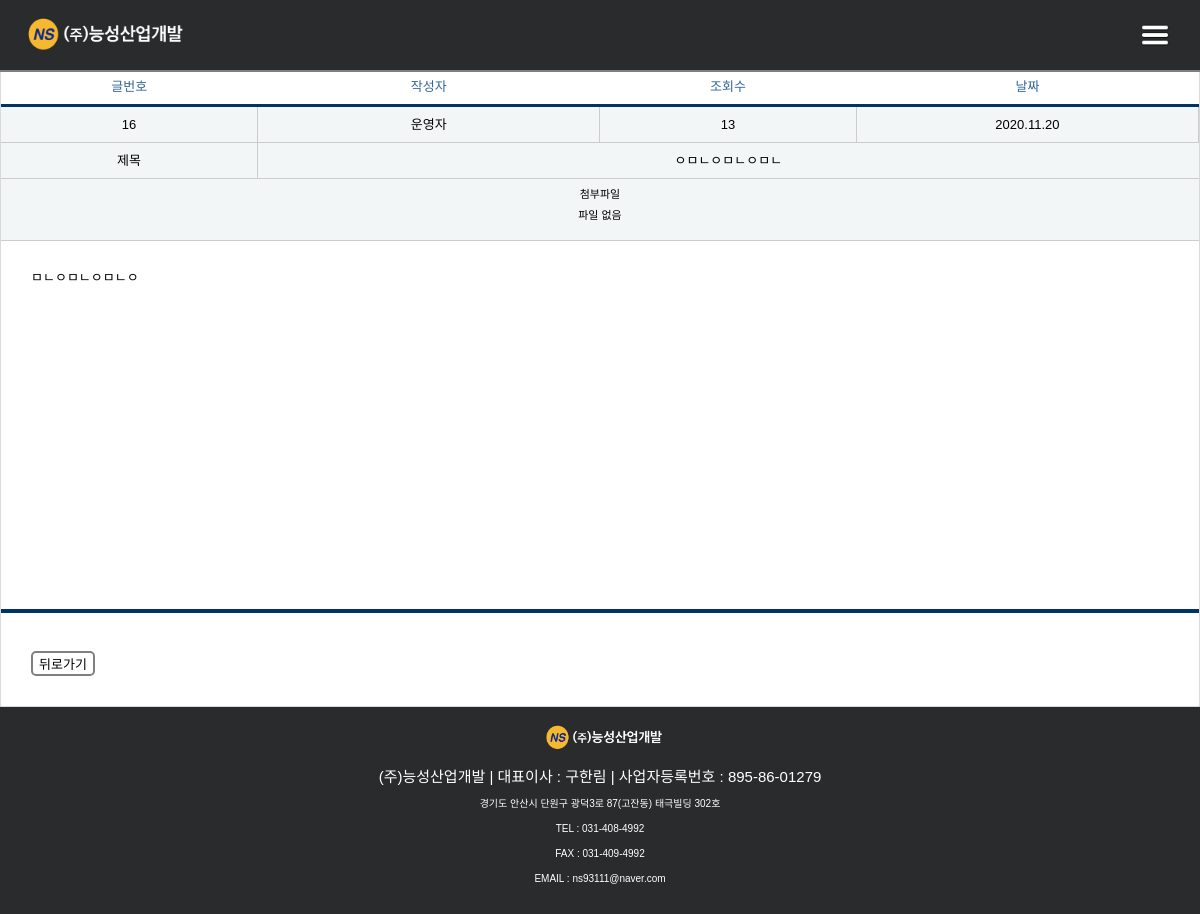
The app's page /menu_6/notice/16 with its own data.
### web/models.py (models this page shows, shortened)
class Notice_post(models.Model):
    title = models.CharField(max_length=50)
    text = models.TextField(max_length=5000, blank=True, null=True)
    create_at = models.DateField(auto_now_add=True)
    clicks = models.IntegerField(default=1)
    file_1 = models.FileField(upload_to='files/', null=True, blank=True)
    file_2 = models.FileField(upload_to='files/', null=True, blank=True)
    file_3 = models.FileField(upload_to='files/', null=True, blank=True)
    file_4 = models.FileField(upload_to='files/', null=True, blank=True)
    file_5 = models.FileField(upload_to='files/', null=True, blank=True)
    @property
    def update_clicks(self):
        self.clicks += 1
        self.save()
    class Meta:
        db_table = 'notice_posts'

### web/views.py (the view, shortened to what this page needs)
# urls.py: path('menu_6/<str:page>/<int:post_pk>', views.detail_post, name='detail_post'),
def detail_post(request, page, post_pk):
	if page == 'notice':
		notice_post = get_object_or_404(Notice_post, pk=post_pk)
		return render(request, 'web/detail_notice.html', {'notice_post':notice_post})

### web/templates/web/detail_notice.html (shortened to what this page needs)
{%extends 'web/base.html'%}
{%load static%}
{%load  custom_tag%}
{%block content%}
<section id="block_wrap_section">
    <section id="container_section">
      <br><br><br>
      <div class="detail_notice_box">
        <table class="detail_notice_table">
          <thead>
                <tr>
                  <th scope="cols">글번호</th>
                  <th scope="cols">작성자</th>
                  <th scope="cols">조회수</th>
                  <th scope="cols">날짜</th>
                </tr>
          </thead>
          <tbody>
                <tr>
                  <th scope="row">{{notice_post.pk}}</th>
                  <th scope="row">운영자</th>
                  <th scope="row">{{notice_post.clicks}}</th>
                  <th scope="row">{{notice_post.create_at}}</th>
                </tr>
                <tr>
                  <th scope="row">제목</th>
                  <th scope="row" colspan="4">{{notice_post.title}}</th>
                </tr>
          </tbody>
          </table>
          <div class="file_box">
            <h1> 첨부파일 </h1>
              {%if notice_post.file_1%}
                <a href="{{notice_post.file_1.url}}" download><h2>{{notice_post.file_1.url | file_name_slice}}</h2></a><br>
              {%else%}
                <h2>파일 없음</h2>
              {%endif%}
          </div>
          <div class="post_text">
            {{notice_post.text|linebreaks}}
          </div>
          <hr>
          <div class="button_box">
            <button onClick="history.go(-1);">뒤로가기</button>
          </div>
       </div>
    </section>
  </section>
  {%endblock%}

### web/static/web/css/base.css (style rules this page uses)
body { display: flex; flex-direction: column; width: 100%; height:auto; font-family: 'Noto Sans KR', sans-serif; }
@media all and (max-width:1280px) { body { width:100%; height:auto; } }

### web/static/web/css/base_menu.css (style rules this page uses)
#block_wrap_section { height: auto; display: flex; flex-direction: row; justify-content:center; padding-bottom: 50px; }
#call_center_box img, h2 { display: inline; }
#container_section { height:auto; float: left; width: 960px; background: #ebebeb; border-radius: 2px; border: 0.5px solid #d9d9d9; box-shadow: 0.5px 0.5px 0.5px 0.5px #c4c4c4; padding-bottom:30px; padding-left:30px; padding-right:30px; margin-left: 50px; }
@media all and (max-width:1280px) { #block_wrap_section { margin: 0px; padding: 0px; width: 100%; height: auto; overflow: hidden; } }
@media all and (max-width:1280px) { #container_section { width: 100%; height: auto; margin: 0px; padding: 0px; overflow: hidden; min-height:500px; } }

### web/static/web/css/menu_1.css (style rules this page uses)
.history_second_box h1 , h2 { display:inline; line-height:30px; font-size:15px; }

### web/static/web/css/detail_notice.css (style rules this page uses)
.detail_notice_box { background: white; width: 100%; min-height: 500px; }
.detail_notice_table { margin: auto; border-collapse: collapse; text-align: left; line-height: 15px; width: 100%; }
.detail_notice_table thead th { font-size: 18px; padding: 10px; font-weight: 500; vertical-align: top; color: #369; border-bottom: 3px solid #036; text-align: center; }
.detail_notice_table thead th:nth-child(1) { width:70px; }
.detail_notice_table thead th:nth-child(2) { width:100px; }
.detail_notice_table thead th:nth-child(3) { width:70px; }
.detail_notice_table thead th:nth-child(4) { width:100px; }
.detail_notice_table tbody th { height: 10px; padding: 10px; font-size: 13px; font-weight: 300; vertical-align: top; border-bottom: 1px solid #ccc; background: #f3f6f7; border-right: 1px solid #ccc; text-align: center; }
#container_section > div.detail_notice_box > table > tbody > tr:nth-child(2) > th:nth-child(2) { border-right: 0px; }
.file_box { padding-top: 10px; padding-bottom: 10px; width: 95%; padding-left: 2.5%; padding-right: 2.5%; text-align: center; height: auto; border-bottom: 1px solid #ccc; background: #f3f6f7; }
.file_box h1 { font-size: 13px; font-weight: 300; color:black; }
.file_box h2 { font-size: 13px; font-weight: 300; color:black; }
.post_text { font-size: 15px; font-weight: 300; padding:30px; min-height:300px; }
.detail_notice_box hr { border:2px solid #036; font-weight: 100; }
.button_box button { border-radius:5px; background:white; border:2px solid gray; margin:30px; font-size: 13px; }
@media all and (max-width:1280px) { .detail_notice_box { margin-top: 20px; width:100%; height:auto; } }
@media all and (max-width:1280px) { .detail_notice_table thead tr th { font-size: 13px; } }
@media all and (max-width:1280px) { .detail_notice_table tbody tr th { font-size: 13px; } }
@media all and (max-width:1280px) { div.detail_notice_box > div.file_box > h1, div.detail_notice_box > div.file_box > h2, div.detail_notice_box > div.file_box > a > h2 { font-size: 11px; } }
@media all and (max-width:1280px) { #container_section > div.detail_notice_box > div.post_text { font-size: 13px; } }

### web/static/web/css/detail_information.css (style rules this page uses)
.file_box { padding-top: 10px; padding-bottom: 10px; width: 95%; padding-left: 2.5%; padding-right: 2.5%; text-align: center; height: auto; border-bottom: 1px solid #ccc; background: #f3f6f7; }
.file_box h1 { font-size: 13px; font-weight: 300; color:black; }
.file_box h2 { font-size: 13px; font-weight: 300; color:black; }
.post_text { font-size: 15px; font-weight: 300; padding:30px; min-height:300px; }
.button_box, .remove_button_box { display:inline; }
.button_box button, .remove_button_box button { border-radius:5px; background:white; border:2px solid gray; margin:30px; font-size: 13px; }

### web/static/web/css/detail_result.css (style rules this page uses)
.file_box { padding-top: 10px; padding-bottom: 10px; width: 95%; padding-left: 2.5%; padding-right: 2.5%; text-align: center; height: auto; border-bottom: 1px solid #ccc; background: #f3f6f7; }
.file_box h1 { font-size: 13px; font-weight: 300; color:black; }
.file_box h2 { font-size: 13px; font-weight: 300; color:black; }
.post_text { font-size: 15px; font-weight: 300; padding:30px; min-height:300px; }
.button_box button { border-radius:5px; background:white; border:2px solid gray; margin:30px; font-size: 13px; }
@media all and (max-width:1280px) { div.file_box > h1, div.detail_result_box > div.file_box > h2, div.detail_result_box > div.file_box > a > h2 { font-size: 11px; } }
@media all and (max-width:1280px) { div.post_text { font-size: 13px; } }

### records on screen
Notice_post: pk "16", clicks "13", create_at "2020.11.20", title "ㅇㅁㄴㅇㅁㄴㅇㅁㄴ", text "ㅁㄴㅇㅁㄴㅇㅁㄴㅇ"
